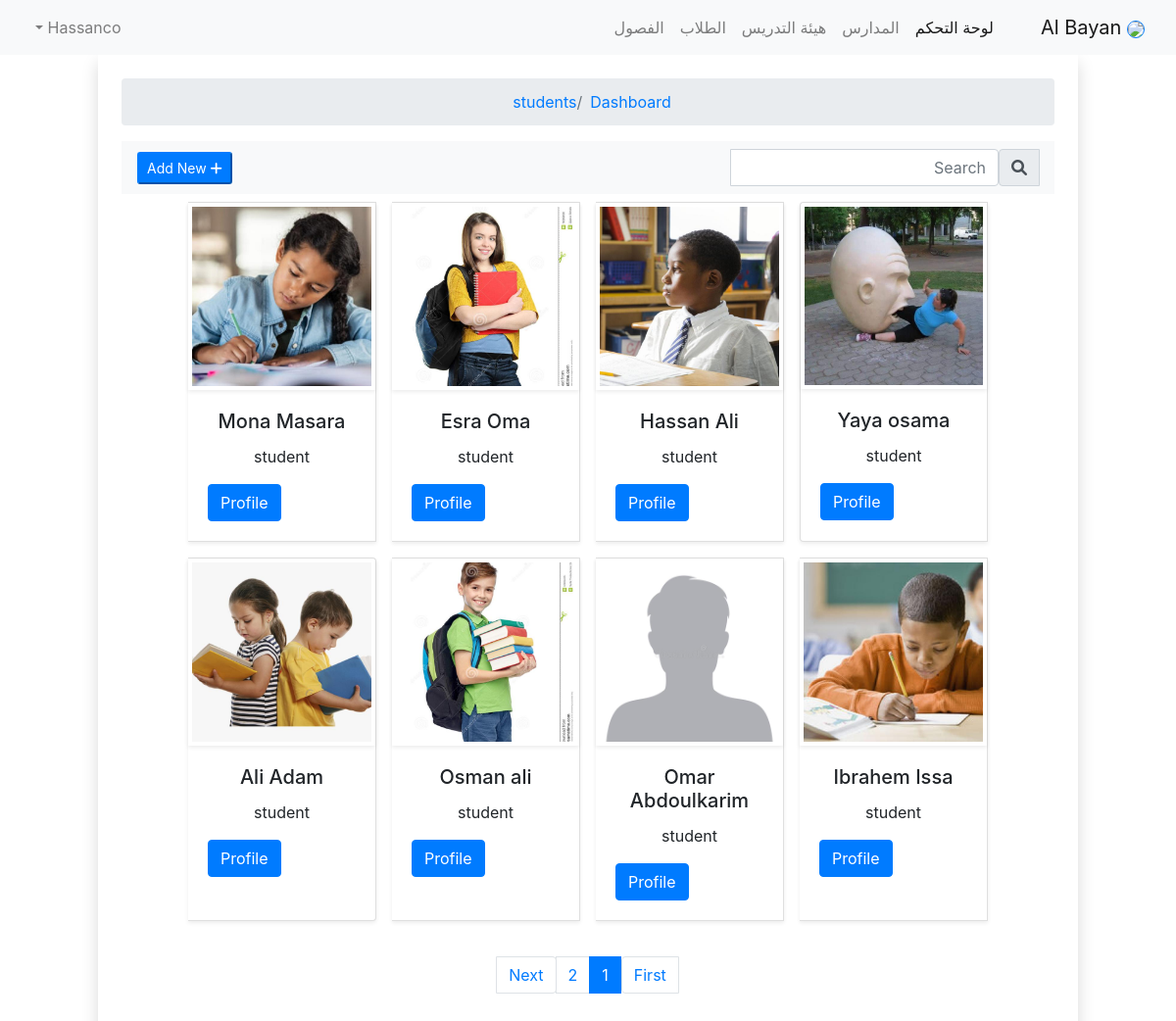
The page /public/students (signed in) on the database its author committed.
### tables this page shows
CREATE TABLE `users` (
  `id` int(11) NOT NULL,
  `firstname` varchar(30) NOT NULL,
  `lastname` varchar(30) NOT NULL,
  `date` datetime NOT NULL,
  `email` varchar(100) NOT NULL,
  `user_id` varchar(60) NOT NULL,
  `gender` varchar(6) NOT NULL,
  `school_id` varchar(60) NOT NULL,
  `rank` varchar(20) NOT NULL,
  `image` varchar(500) DEFAULT NULL,
  `password` varchar(255) NOT NULL
);

### private/models/Auth.php (called while the page is built, shortened)
<?php
class Auth
{
    public static function __callStatic($method , $params){
        $prop = strtolower(str_replace("get" , "" , $method));
        if (isset($_SESSION['USER']->$prop)) {
            return $_SESSION['USER']->$prop;
        }
        return "Unknown";
    }
    public static function access($rank  = "student")
    {
        $logged_in_rank = $_SESSION['USER']->rank;
        $RANK['super_admin'] = ['super_admin' , 'admin' , 'lecturer' , 'reception' , 'student'];
        $RANK['admin']       = ['admin' , 'lecturer' , 'reception' , 'student'];
        $RANK['lecturer']    = [ 'lecturer' , 'reception' , 'student'];
        $RANK['reception']   = ['reception' , 'student'];
        $RANK['student']     = ['student'];
        if (in_array($rank, $RANK[$logged_in_rank])) {
            return true;
        }
        return false;
    }
}

### private/core/app.php (called while the page is built, shortened)
<?php
class App
{
	protected $method = "index";
	function __construct()
	{
		$URL = $this->getURL();
		if (file_exists('../private/controllers/' .$URL[0]. '.php')) {
			unset($URL[0]);
		}else{
			echo "<h1 style='text-align:center'>Controller not found!</h1>";
			die();
		}
		$this->controller = new $this->controller();
		$URL = array_values($URL);
		$this->params = $URL;
		call_user_func_array([$this->controller , $this->method], $this->params);
	}
	public function getURL()
	{
		$url = isset($_GET['url']) ? $_GET['url'] : "home";
		return explode("/", filter_var(trim($url,"/")), FILTER_SANITIZE_URL );
	}
}

### public/index.php (called while the page is built, shortened)
<?php
$app = new App();

### private/core/database.php (called while the page is built, shortened)
<?php
class Database
{
	private function connect(){
		$string = DBDRIVER .":host=".DBHOST.";dbname=".DBNAME;
		if (!$con = new PDO($string , DBUSER , DBPASS)) {
			die("could not connect to Database");
		}
		return $con;
	}
	public function query($query , $data = array() , $data_type = "object"){
		$con = $this->connect();
		$stmt = $con->prepare($query);
         $result = false;
		if ($stmt) {
			$check = $stmt->execute($data);
			if ($check) {
				if ($data_type == "object") {
					$result = $stmt->fetchAll(PDO::FETCH_OBJ);
				}else{
					$result = $stmt->fetchAll(PDO::FETCH_ASSOC);
				}
			}
		}
		if (is_array($result) && count($result) > 0) {
		 return $result;
    	}
		return false;
	}
}

### private/core/functions.php (called while the page is built, shortened)
<?php
function get_image($image , $gender = "male"){
   if (!file_exists("$image")) {
        $image = ASSETS. "female1.jpg";
        if ($gender == 'male') {
          $image = ASSETS. "male1.jpg";
        }
    }else{
      $class_img = new Image();
       $image = ROOT . $class_img->profile_thumb($image);
    }
    return $image;
}

### private/models/Image.php (called while the page is built, shortened)
<?php
class Image
{
	public function profile_thumb($image_path)
	{
		$ext = strtolower(pathinfo($image_path , PATHINFO_EXTENSION));
		$thumbnail = str_replace(".".$ext, "_thumb." .$ext, $image_path);
		return $thumbnail;
	}
}

### private/views/user.inc.php (the view, shortened to what this page needs)
<?php
  $image = get_image($row->image , $row->gender);
?>
<div class="card m-2 shadow-sm" style="max-width: 12rem; min-width: 12rem;">
    <img src="<?=$image ?>" class="card-img-top p-1  shadow-sm d-block mx-auto  m-auto">
    <div class="card-body">
        <h5 class="card-title text-center"><?=$row->firstname ?> <?=$row->lastname ;?></h5>
        <p class="card-text text-center"><?=str_replace("_" , " ",  $row->rank)  ;  ?></p>
        <a href="<?=ROOT?>profile/<?=$row->user_id?> " class="btn btn-primary">Profile</a>
    </div>
</div>

### private/controllers/students.php (shortened to what this page needs)
<?php
class Students extends Controller
{
	public function index()
	{
		$user = new User();
		$school_id = Auth::getSchool_id();
		$limit = 10;
		$pager = new Pager($limit);
		$offset = $pager->offset;
        $query = "SELECT * FROM users WHERE school_id = :school_id && rank IN ('student') ORDER BY id DESC LIMIT $limit OFFSET $offset";
        $arr['school_id']  = $school_id;
        $data = $user->query($query ,$arr);
        $crumbs[] = ['Dashboard' , "http://localhost/school/public/"];
		$crumbs[] = ['students' , 'students'];
		if (Auth::access('reception')) {
			$this->view('students' , [
			'crumbs' => $crumbs,
			'rows' => $data,
			'pager' => $pager,
		   ]);
		}else{
			$this->view('access-denied');
		}
	}
}

### private/core/controller.php (shortened to what this page needs)
<?php
class Controller
{
	public function  view($view , $data = array())
	{
		 extract($data);
		if (file_exists('../private/views/' .$view. '.view.php')) {
			require '../private/views/' .$view. '.view.php';
		}else{
			require '../private/views/404.view.php';
		}
	}
}

### private/views/includes/header.view.php (shortened to what this page needs)
<!DOCTYPE html>
<html dir="rtl">
<head>
	<link rel="stylesheet" type="text/css" href="<?= ROOT ?>assets/bootstrap.min.css">
	<link rel="stylesheet" type="text/css" href="<?= ROOT ?>assets/all.min.css">
</head>
<body>
	<div style="min-width: 350px;">

### private/views/includes/nav.view.php (shortened to what this page needs)
 <nav class="navbar navbar-expand-lg navbar-light bg-light">
  <a class="navbar-brand" href="<?=ROOT?>">
     <img src="<?=ROOT?>assets/logo2.jpg" class=" border border-primary rounded-circle mx-auto" style="width: 50px;">
    <?= Auth::getSchool_name(); ?>
     </a>
  <div class="collapse navbar-collapse" id="navbarNavDropdown">
    <ul class="navbar-nav">
      <li class="nav-item active">
        <a class="nav-link" href="<?=ROOT?>">لوحة التحكم <span class="sr-only">(current)</span></a>
      <?php if(Auth::access('super_admin')):  ?>
        <li class="nav-item">
          <a class="nav-link" href="<?=ROOT?>schools">المدارس</a>
        </li>
      <?php endif; ?>
      <?php if(Auth::access('admin')):  ?>
        <li class="nav-item">
          <a class="nav-link" href="<?=ROOT?>users">هيئة التدريس</a>
        </li>
      <?php endif; ?>
      <?php if(Auth::access('reception')):  ?>
        <li class="nav-item">
          <a class="nav-link" href="<?=ROOT?>students">الطلاب</a>
        </li>
      <?php endif; ?>
      <li class="nav-item">
        <a class="nav-link" href="<?=ROOT?>classes">الفصول</a>
      </li>
      </ul>
  </div>
   <div class="avbar-nav dropdown float-end mr-5" >
    <a style="color: rgba(0,0,0,.5);" class="nav-link dropdown-toggle" href="#" id="navbarDropdownMenuLink" role="button" data-toggle="dropdown" aria-expanded="false">
    </a>
  </div>
</nav>

### private/views/students.view.php
<?php $this->view('includes/header'); ?>
<?php $this->view('includes/nav'); ?>
<div class="container-fluid p-4 mx-auto shadow" style="max-width: 1000px;">
    <?php $this->view('includes/crumbs' ,['crumbs'=> $crumbs]); ?>
    <nav class="navbar navbar-light bg-light">
          <form class="form-inline" method="get">
            <div class="input-group">
              <div class="input-group-prepend">
                <button class="input-group-text" id="basic-addon1">
                    <i class="fa fa-search"></i>
                </button>
              </div>
              <input type="text" name="find" value="<?= isset($_GET['find'])?$_GET['find']: ''; ?>" class="form-control" placeholder="Search" aria-label="Search" aria-describedby="basic-addon1">
            </div>
          </form>
          <a href="<?=ROOT?>signup?mode=students">
           <button class="btn-sm btn-primary float-right"><i class="fa fa-plus"></i> Add New</button>
         </a>
    </nav>
   <div class="card-group justify-content-center">
        <?php if($rows): ?>
            <?php foreach($rows as $row): ?>
               <?php include(views_path('user'));  ?>
            <?php endforeach; ?>
        <?php else: ?>
               <h4>No student were found at this time</h4>
        <?php endif; ?>
   </div>
  <?php $pager->display(); ?>
</div>
<?php $this->view('includes/footer') ; ?>

### private/views/includes/crumbs.view.php
<nav aria-label="breadcrumb">
  <ol class="breadcrumb justify-content-center">
    <?php if(isset($crumbs)):?>
         <?php foreach ($crumbs as $crumb):?>
            <li class="breadcrumb-item"><a href="<?=$crumb[1]?>"><?=$crumb[0]?></a></li>
          <?php endforeach ;?>
      <?php endif ;?>
  </ol>
</nav>

### private/models/Pager.php (shortened to what this page needs)
<?php
class Pager
{
	public $links        = array();
	public $page_number  = 1;
	public $start        = 1;
	public $end          = 1;
	public function __construct($limit = 10 , $extras = 1)
	{
        $page_number = isset($_GET['page']) ? (int)$_GET['page'] : 1;
        $page_number = $page_number < 1 ? 1 : $page_number;
        $this->start = $page_number - $extras;
        $this->end   = $page_number + $extras;
        if ($this->start < 1) {
        	$this->start = 1;
        }
        $this->page_number = $page_number ;
        $current_link = ROOT . str_replace("url=", "", $_SERVER['QUERY_STRING']);
        $current_link = !strstr($current_link, "page=") ? $current_link . "&page=1" : $current_link;
        $first_link = preg_replace('/page=[0-9]+/', "page=1",$current_link);
        $next_link = preg_replace('/page=[0-9]+/', "page=".($page_number +  $extras + 1),$current_link);
        $this->links['first']     = $first_link;
        $this->links['current']   = $current_link;
        $this->links['next']      = $next_link;
	}
	public function display()
	{ ?>
		<br class="clearfix">
		<div>
	      <nav aria-label="Page navigation example">
		      <ul class="pagination justify-content-center p-1">
		        <li class="page-item"><a class="page-link" href="<?= $this->links['first'] ; ?>">First</a></li>
		        <?php for ($i= $this->start; $i <= $this->end ; $i++): ?>
             	    <li class="page-item
             	    <?= ($i==$this->page_number) ? ' active ' : ''; ?>
             	    "><a class="page-link" href="
             	    	<?= preg_replace('/page=[0-9]+/', "page=".$i ,$this->links['current'])  ; ?>
             	    	"><?= $i; ?></a></li>
		        	<?php endfor;  ?>
		        <li class="page-item"><a class="page-link" href="<?= $this->links['next'] ; ?>">Next</a></li>
		      </ul>
	      </nav>
	  </div>
	  <?php
	}
}

### private/views/includes/footer.view.php (shortened to what this page needs)
	</div>
</body>
</html>

### rows shown on the page
users: shows a picture, firstname "Yaya", lastname "osama", rank "student"
users: shows a picture, firstname "Hassan", lastname "Ali", rank "student"
users: image+gender (picture), firstname "Esra", lastname "Oma", rank "student"
users: shows a picture, firstname "Mona", lastname "Masara", rank "student"
users: shows a picture, firstname "Ibrahem", lastname "Issa", rank "student"
users: image+gender (picture), firstname "Omar", lastname "Abdoulkarim", rank "student"
users: shows a picture, firstname "Osman", lastname "ali", rank "student"
users: shows a picture, firstname "Ali", lastname "Adam", rank "student"

### other values the page prints
Auth::getSchool_name() "Al Bayan"
$crumb[0] "Dashboard"
$crumb[0] "students"
